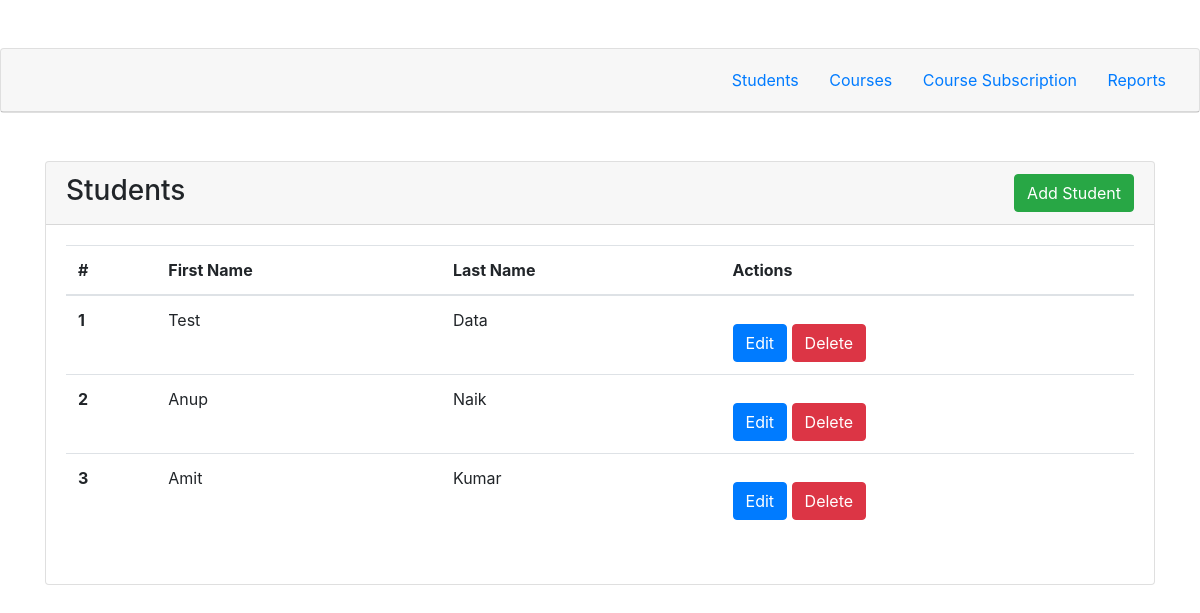
Page /student/index.php on the committed database.
### tables this page shows
CREATE TABLE `students` (
  `student_id` int(10) NOT NULL,
  `firstname` varchar(100) NOT NULL,
  `lastname` varchar(100) NOT NULL,
  `dob` date NOT NULL,
  `contact` varchar(16) NOT NULL,
  `status` enum('1','0') NOT NULL DEFAULT '1',
  `created_at` timestamp NOT NULL DEFAULT current_timestamp(),
  `updated_at` timestamp NOT NULL DEFAULT current_timestamp()
);

### student/StudentController.php (called while the page is built, shortened)
<?php
  require '../include/db.php';
class StudentController{
  public function all($fetchType = PDO::FETCH_OBJ){
    try {
      global $pdo;
      $query = $pdo->prepare('SELECT student_id, firstname, lastname, dob, contact FROM students ORDER BY student_id DESC');
      $query->execute();
      return $query->fetchAll($fetchType);
    }catch (Exception $e) {
      error_log("Caught $e");
    }
  }
}
?>

### student/index.php (the view, shortened to what this page needs)
<?php
	require __DIR__. '../../include/header.php';
	require 'StudentController.php';
?>
<div class="card mt-5">
	<div class="card-header">
		<span class="h3">Students</span>
		<span>
			<a class="btn btn-success float-right" href="add-student.php">
				Add Student
			</a>
		</span>
	</div>
	<div class="card-body">
		<table class="table">
  			<thead>
    			<tr>
					<th scope="col">#</th>
					<th scope="col">First Name</th>
					<th scope="col">Last Name</th>
					<th scope="col">Actions</th>
				</tr>
			</thead>
  			<tbody>
				<?php
					$students = new StudentController;
					$data = $students->all();
					$nb_elem_per_page = 10;
					$page = isset($_GET['page'])?intval($_GET['page']-1):0;
					foreach (array_slice($data, $page*$nb_elem_per_page, $nb_elem_per_page) as $key=>$value) : ?>
				<tr>
					<th scope="row"><?php echo $key+1; ?></th>
					<td><?php echo $value->firstname; ?></td>
					<td><?php echo $value->lastname; ?></td>
					<td>
						<a class="btn btn-primary mt-3" href="edit-student.php?id=<?php echo $value->student_id; ?>">Edit</a>
						<a onclick="if (confirm('Are you sure, you want to delete this?')){return true;}else{event.stopPropagation(); event.preventDefault();};" class="btn btn-danger mt-3" href="actions.php?id=<?php echo $value->student_id; ?>">Delete</a>
					</td>
				</tr>
				<?php endforeach; ?>
  			</tbody>
		</table>
	</div>
</div>
<?php require '../include/footer.php'; ?>

### rows in the picture
students: firstname "Test", lastname "Data"
students: firstname "Anup", lastname "Naik"
students: firstname "Amit", lastname "Kumar"
